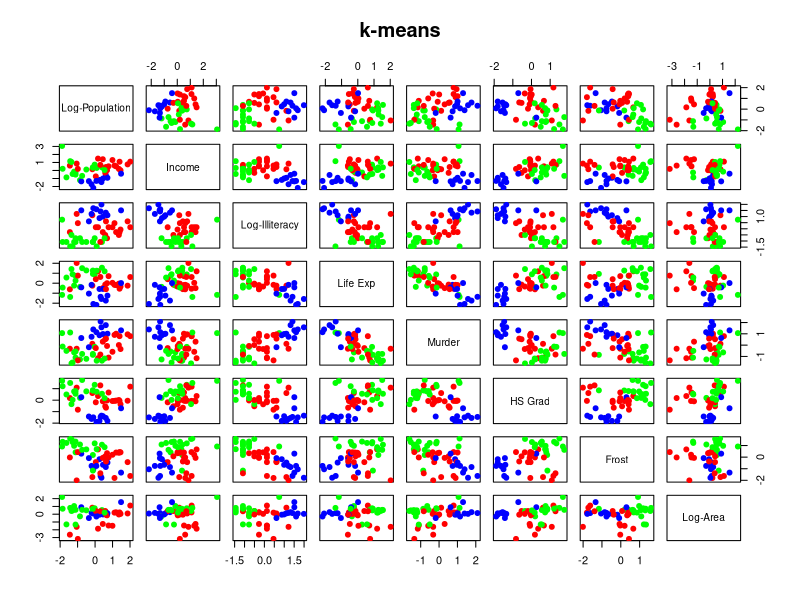
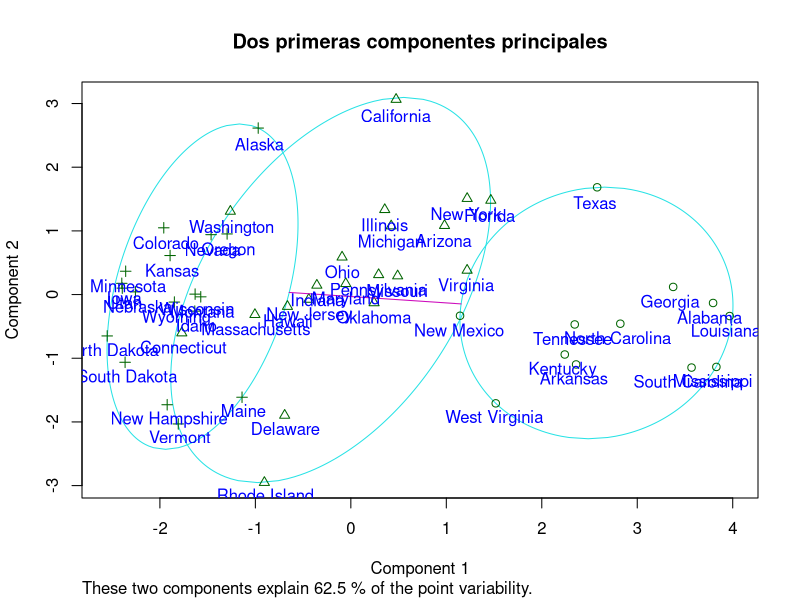
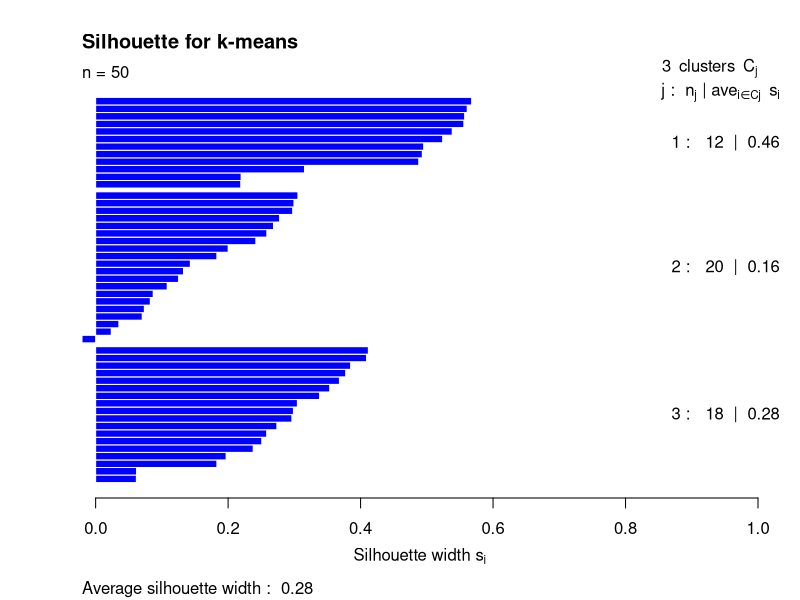

Reproduce these figures in R, in order.
## ---- chunk 1
knitr::opts_chunk$set(echo = TRUE)
## ---- chunk 2
# Librerias
library(cluster)
library(knitr)
X<-as.data.frame(state.x77)
head(X)
## ---- chunk 3
# Librerias
dim(X)
str(X)
## ---- chunk 4
X[,1]<-log(X[,1])
colnames(X)[1]<-"Log-Population"

X[,3]<-log(X[,3])
colnames(X)[3]<-"Log-Illiteracy"

X[,8]<-log(X[,8])
colnames(X)[8]<-"Log-Area"
## ---- chunk 5
dim(X)
n<-dim(X)[1]
p<-dim(X)[2]
## ---- chunk 6
X.s<-scale(X)
## ---- chunk 7
Kmeans.3<-kmeans(X.s, 3, nstart=25)
Kmeans.3$centers
## ---- chunk 8
Kmeans.3$cluster
## ---- chunk 9
SCDG<-sum(Kmeans.3$withinss)
SCDG
## ---- chunk 10
cl.kmeans<-Kmeans.3$cluster
cl.kmeans
## ---- chunk 11
col.cluster<-c("blue", "red", "green")[cl.kmeans]
pairs(X.s, col=col.cluster, main="k-means", pch=19)
## ---- chunk 12
clusplot(X.s, cl.kmeans, 
         main="Dos primeras componentes principales")
text(princomp(X.s)$score[,1:2],
     labels=rownames(X.s), pos=1, col="blue")
## ---- chunk 13
dist.Euc<-dist(X.s, method = "euclidean")
Sil.kmeans<-silhouette(cl.kmeans, dist.Euc)
## ---- chunk 14
plot(Sil.kmeans, main="Silhouette for k-means", 
col="blue")
